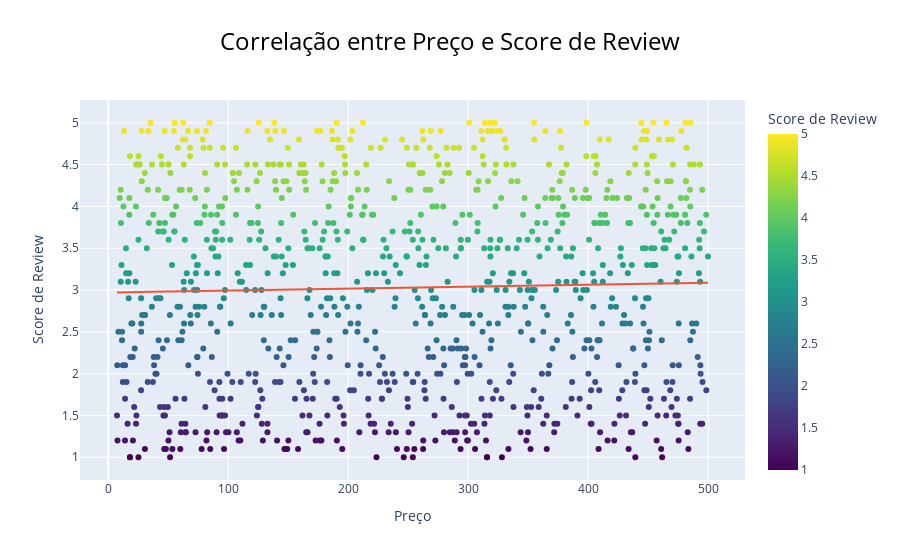

Write notebook code for a chart like this one.
### Code cell
fig = px.scatter(df, 
                 x='price', 
                 y='review_score', 
                 title='Correlação entre Preço e Score de Review',
                 labels={'price': 'Preço', 'review_score': 'Score de Review'},
                 trendline='ols', 
                 color='review_score',
                 color_continuous_scale=px.colors.sequential.Viridis) 
# Atualizar o layout do gráfico
fig.update_layout(
    title={
        'text': 'Correlação entre Preço e Score de Review',
        'x': 0.5, 
        'xanchor': 'center', 
        'font': {
            'size': 24, 
            'color': 'black'  
        }
    },
    xaxis_title='Preço',
    yaxis_title='Score de Review'
)

fig.show()

### Figure 1 — Plotly figure (JSON) as saved in the notebook; plotly's stock layout.template omitted (floating-point values rounded to 4 significant figures; data arrays with more than 128 entries replaced by an {"elided": "..."} marker saying what was removed)
{"data": [{"hovertemplate": "Preço=%{x}<br>Score de Review=%{marker.color}<extra></extra>", "legendgroup": "", "marker": {"color": {"elided": "1000 float values"}, "coloraxis": "coloraxis", "symbol": "circle"}, "mode": "markers", "name": "", "orientation": "v", "showlegend": false, "type": "scatter", "x": {"elided": "1000 float values"}, "xaxis": "x", "y": {"elided": "1000 float values"}, "yaxis": "y"}, {"hovertemplate": "<b>OLS trendline</b><br>review_score = 0.000234558 * price + 2.96951<br>R<sup>2</sup>=0.000839<br><br>Preço=%{x}<br>Score de Review=%{y} <b>(trend)</b><extra></extra>", "legendgroup": "", "marker": {"symbol": "circle"}, "mode": "lines", "name": "", "showlegend": false, "type": "scatter", "x": {"elided": "1000 float values"}, "xaxis": "x", "y": {"elided": "1000 float values"}, "yaxis": "y"}], "layout": {"coloraxis": {"colorbar": {"title": {"text": "Score de Review"}}, "colorscale": [[0, "#440154"], [0.1111, "#482878"], [0.2222, "#3e4989"], [0.3333, "#31688e"], [0.4444, "#26828e"], [0.5556, "#1f9e89"], [0.6667, "#35b779"], [0.7778, "#6ece58"], [0.8889, "#b5de2b"], [1, "#fde725"]]}, "legend": {"tracegroupgap": 0}, "title": {"font": {"color": "black", "size": 24}, "text": "Correlação entre Preço e Score de Review", "x": 0.5, "xanchor": "center"}, "xaxis": {"anchor": "y", "domain": [0, 1], "title": {"text": "Preço"}}, "yaxis": {"anchor": "x", "domain": [0, 1], "title": {"text": "Score de Review"}}}}
